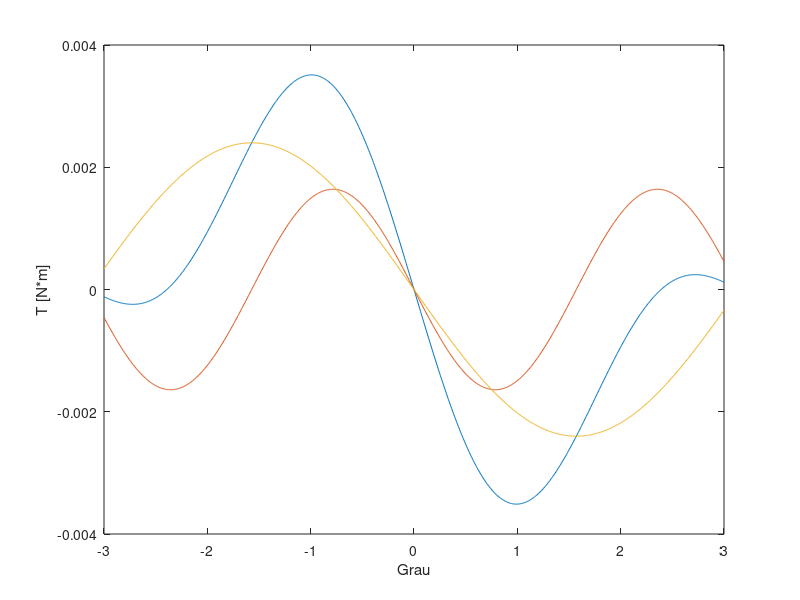

Write the MATLAB code that produced this figure.
clc
clear

i_1 = .8;
i_2 = .01;

A = (i_1^2)/2;
B = (i_2^2)/2;
C = (i_1*i_2);

x = linspace(-3, 3,1000); 
T = A*(-2*10^-3*sin(2*x)) + B*(-20*sin(2*x)) + C*(-0.3*sin(x));
T_1 = -1.64*10^-3*sin(2*x);
T_2 = -2.4*10^-3*sin(x);

plot(x,T, x,T_1, x,T_2)
ylabel('T [N*m]')
xlabel('Grau')
